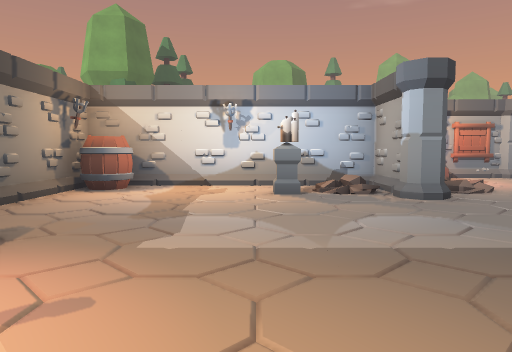
[1] (above)

14 first-person views from a walk through a scene from a Unity 3-D project. The camera is 1.4 m above the floor, tilts 4° down and sees 70° across. The floor is counted in squares, 2 m on a side. Each view is taken from the middle of a square. On the plan, view 1 faces up. The plan holds only what a view shows up to about 11 squares ahead; the rest is blank. The place goes on beyond the plan. The player is left out. Some animated figures are left out.

[2]
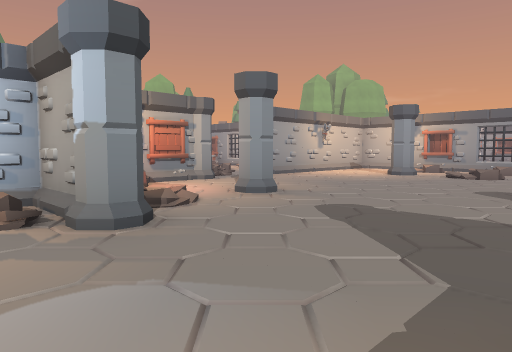

[3]
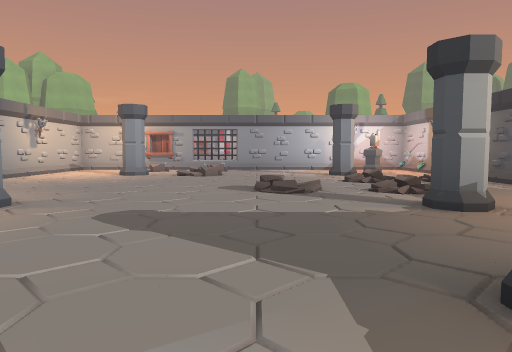

[4]
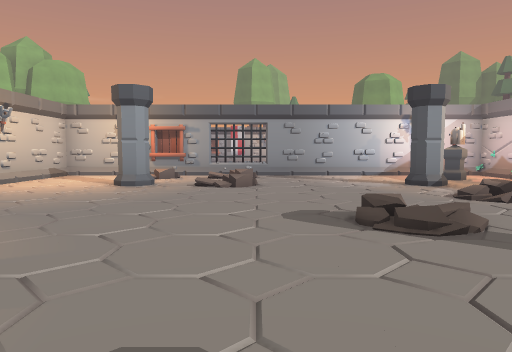

[5]
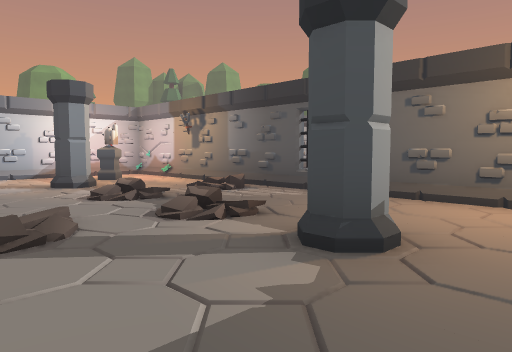

[6]
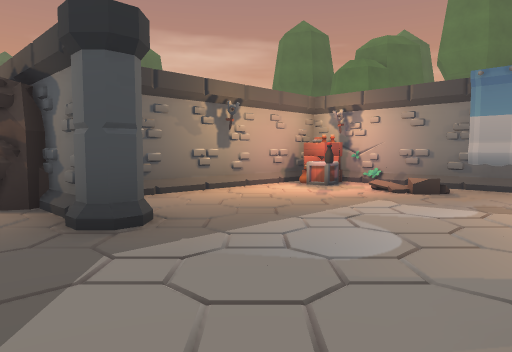

[7]
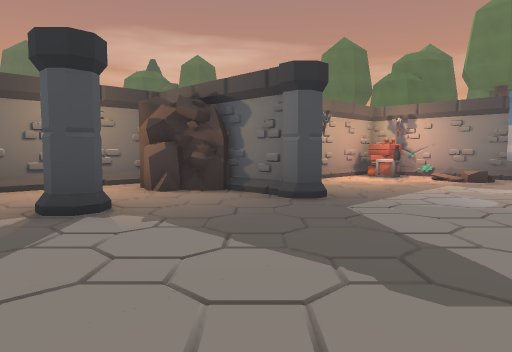

[8]
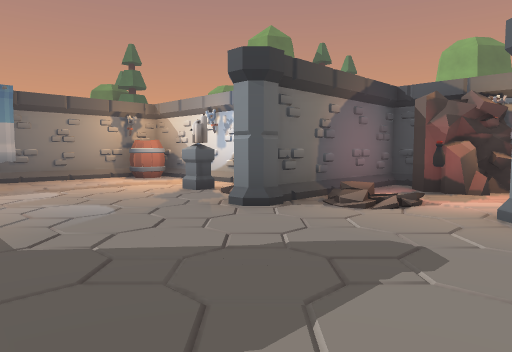

[9]
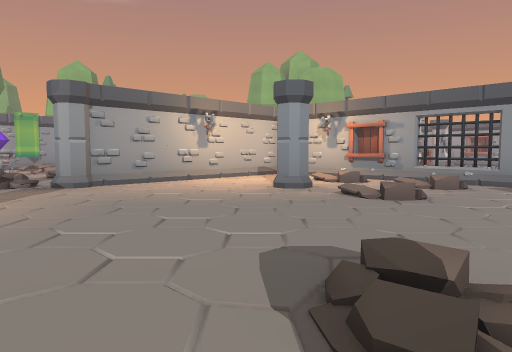

[10]
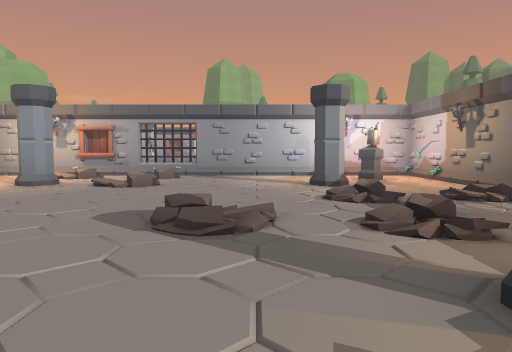

[11]
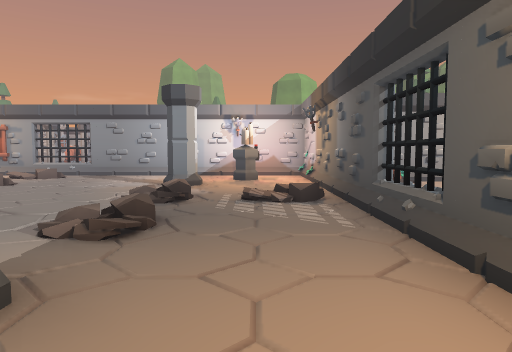

[12]
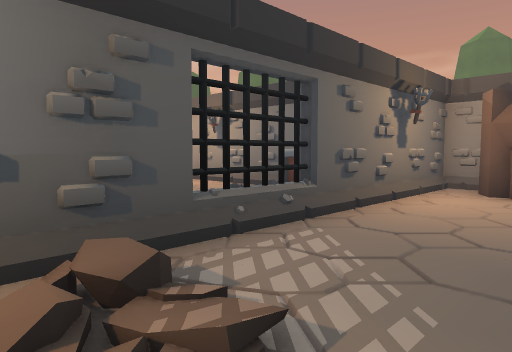

[13]
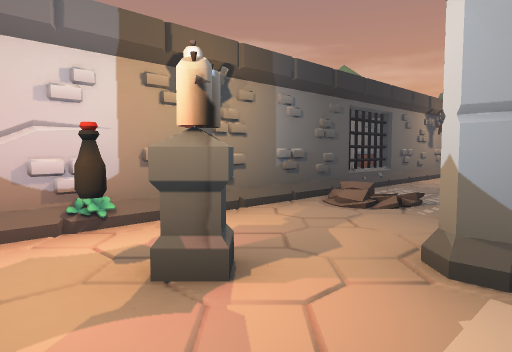

[14]
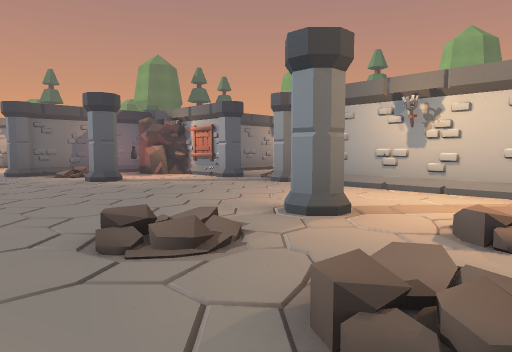

### Floor plan
Key: @ floor where view 1 was taken; # wall or solid block; . main floor; : floor 0.25 m higher than the main floor; / step, stairs or slope; O other object.
Columns run from 4 left of view 1 to 15 right of it. Each row starts with its distance up from view 1.
 13             O
 12             :
 11             .
 10         O##OO#######
  9        #O..O.......#
  8   ######O..........#
  7  O....##..O.....O/##
  6 #....O.#........./##
  5 #.....OO.......///OO
  4  O.............///OO
  3  O.........//......#
  2 ##....OO...//......#
  1 #OO....#..O////.O..#
  0  O#.@. O...////....#
 -1   #### O.....//..O.#
 -2       #......//....#
 -3       ###O#OO###O###
 -4          OO     ##
 -5          #      #

Positions as (right, up) in squares from view 1, and headings:
1: (0, 0), facing up
2: (1, 2), facing up-right
3: (1, 3), facing right
4: (4, 4), facing right
5: (4, 3), facing down-right
6: (4, 5), facing down-left
7: (7, 5), facing down-left
8: (6, 2), facing up-left
9: (6, 2), facing up-right
10: (4, 2), facing right
11: (4, -1), facing right
12: (10, 0), facing down-left
13: (14, 1), facing down-left
14: (14, 3), facing up-left
